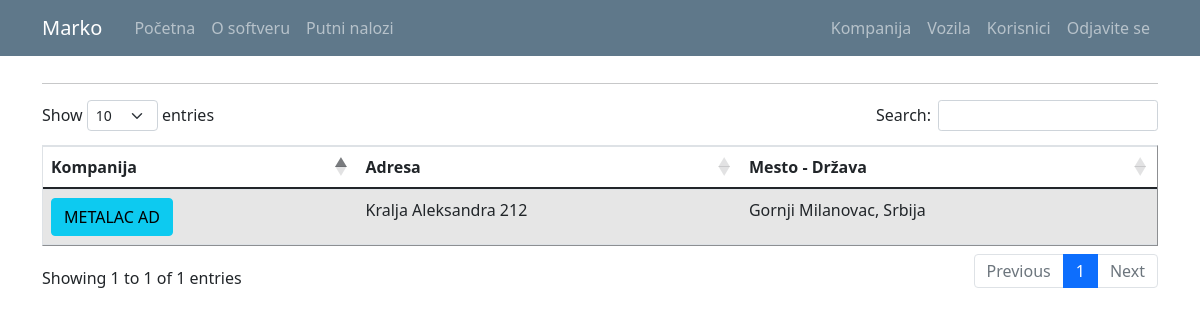
Page /company_list (signed in) on the committed database.
### putninalozi/models.py (models this page shows, shortened)
class User(db.Model, UserMixin):
    id = db.Column(db.Integer, primary_key=True)
    email = db.Column(db.String(120), unique=True, nullable=False)
    password = db.Column(db.String(60), nullable = False)
    name = db.Column(db.String(20), unique=False, nullable=False)
    surname = db.Column(db.String(20), unique=False, nullable=False)
    gender = db.Column(db.String(1)) #(0, "srednji"), (1, "muški"), (2, "ženski")
    workplace = db.Column(db.String(20), unique=False, nullable=False)
    authorization = db.Column(db.String(10), nullable = False) # ovde treba da budu tipovi korisnika: S_admin, C_admin, C_user
    company_id = db.Column(db.Integer, db.ForeignKey('company.id'), nullable=True)
    default_vehicle = db.Column(db.Integer) #kod radnika koji imaju svoj auto, da bude podrazumevana vrednost id tog vozila
    travelwarrants = db.relationship('TravelWarrant', backref='travelwarrant_user', lazy=True)

class Company(db.Model):
    id = db.Column(db.Integer, primary_key=True)
    companyname = db.Column(db.String(20), unique=True, nullable=False)
    company_address = db.Column(db.String(20), unique=False, nullable=False)
    company_address_number = db.Column(db.String(5), nullable=False)
    company_zip_code = db.Column(db.Integer, nullable=False)
    company_city = db.Column(db.String(20), unique=False, nullable=False)
    company_state = db.Column(db.String(20), unique=False, nullable=False)
    company_pib = db.Column(db.Integer, nullable=False)
    company_mb = db.Column(db.Integer, nullable=False)
    company_site = db.Column(db.String(20), unique=True, nullable=False) #vidi imali neki model tipa db.Link()
    company_mail = db.Column(db.String(120), unique=True, nullable=False)
    company_phone = db.Column(db.Integer, nullable=False)
    company_logo = db.Column(db.String(60), nullable=False)
    cashier_email = db.Column(db.String(120), unique=True, nullable=False) #mejl blagajnika koji će se koristiti kada se zatvrori nalog da pošalje pdf sa preračunatim računima i potrebnoj uplati
    CEO = db.Column(db.String(120), nullable=False) #ime i prezime direkora (osobe) koji odobrava putovanje, akontaciju ...
    users = db.relationship('User', backref='user_company', lazy=True)
    vehicles = db.relationship('Vehicle', backref='vehicle_company', lazy=True)
    travelwarrants = db.relationship('TravelWarrant', backref='travelwarrant_company', lazy=True)

### putninalozi/companys/routes.py (the view)
@companys.route("/company_list")
def company_list():
    if not current_user.is_authenticated:
        flash('Da bi ste pristupili ovoj stranici treba da budete ulogovani.', 'danger')
        return redirect(url_for('users.login'))
    companys = Company.query.all()
    return render_template('company_list.html', title='Companies', companys=companys)

### putninalozi/models.py (called while the page is built)
@login_manager.user_loader
def load_user(user_id):
    return User.query.get(int(user_id))

### putninalozi/templates/company_list.html (shortened to what this page needs)
{% extends "layout.html" %}
{% block content %}
<hr>
<table id="data" border="1" class="table table-striped">
  <thead>
    <tr>
      <th>Kompanija</th>
      <th>Adresa</th>
      <th>Mesto - Država</th>
    </tr>
  </thead>
  <tbody>
  {% if current_user.authorization == 's_admin' %}
    {% for company in companys %}
      <tr>
        <td><a class="mr-2 btn btn-info" href="{{ url_for('companys.company_profile', company_id=company.id) }}" title="Uređivanje Kompanije">{{ company.companyname }}</a></td>
        <td>{{ company.company_address }} {{ company.company_address_number }}</td>
        <td>{{ company.company_city }}, {{ company.company_state }}</td>
        <td>{{ company.company_site }} / {{ company.company_mail }} / {{ company.company_phone }}</td>
      </tr>
    {% endfor %}
  {% else %}
    {% for company in companys %}
      {% if company.companyname == current_user.user_company.companyname %}
        <tr>
          <td><a class="mr-2 btn btn-info" href="{{ url_for('companys.company_profile', company_id=company.id) }}" title="Uredđivanje Kompanije">{{ company.companyname }}</a></td>
          <td>{{ company.company_address }} {{ company.company_address_number }}</td>
          <td>{{ company.company_city }}, {{ company.company_state }}</td>
        </tr>
      {% endif %}
    {% endfor %}
  </tbody>
  {% endif %}
</table>
{% endblock content%}

### putninalozi/templates/layout.html (shortened to what this page needs)
<!doctype html>
<html lang="en">
  <head>
    <link rel="stylesheet" href="https://cdn.jsdelivr.net/npm/bootstrap@4.3.1/dist/css/bootstrap.min.css">
    <link rel="stylesheet" type="text/css" href="{{ url_for('static', filename='main.css') }}">
    <link href="https://cdn.jsdelivr.net/npm/bootstrap@5.0.1/dist/css/bootstrap.min.css" rel="stylesheet">
    <link rel="stylesheet" type="text/css" href="https://cdn.datatables.net/1.10.25/css/dataTables.bootstrap5.css">
  </head>
  <body>
    <header class="site-header">
      <nav class="navbar navbar-expand-md navbar-dark bg-steel fixed-top">
        <div class="container">
          <a class="navbar-brand mr-4" href="/">{{ current_user.name }}</a>
          <div class="collapse navbar-collapse" id="navbarToggle">
            <div class="navbar-nav mr-auto">
              {% if current_user.is_authenticated %}
                <a class="nav-item nav-link" href="{{ url_for('main.home') }}">Početna</a>
                <a class="nav-item nav-link" href="{{ url_for('main.about') }}">O softveru</a>
                <a class="nav-item nav-link" href="{{ url_for('travel_warrants.travel_warrant_list') }}">Putni nalozi</a>
              {% else %}
                <a class="nav-item nav-link" href="{{ url_for('main.home') }}">Početna</a>
                <a class="nav-item nav-link" href="{{ url_for('main.about') }}">O softveru</a>
              {% endif %}
            </div>
            <div class="navbar-nav">
              {% if current_user.is_authenticated %}
                {% if current_user.authorization == 's_admin' %}
                  <a class="nav-item nav-link" href="{{ url_for('companys.company_list') }}">Kompanija</a>
                  <a class="nav-item nav-link" href="{{ url_for('vehicles.vehicle_list') }}">Vozila</a>
                  <a class="nav-item nav-link" href="{{ url_for('users.user_list') }}">Korisnici</a>
                  <a class="nav-item nav-link" href="{{ url_for('users.logout') }}">Odjavite se</a>
                {% elif current_user.authorization == 'c_admin'%}
                  <a class="nav-item nav-link" href="{{ url_for('companys.company_list') }}">Kompanija</a>
                  <a class="nav-item nav-link" href="{{ url_for('vehicles.vehicle_list') }}">Vozila</a>
                  <a class="nav-item nav-link" href="{{ url_for('users.user_list') }}">Korisnici</a>
                  <a class="nav-item nav-link" href="{{ url_for('users.logout') }}">Odjavite se</a>
                {% else %}
                  <a class="nav-item nav-link" href="{{ url_for('users.logout') }}">Odjavite se</a>
                {% endif %}
              {% else %}
                <a class="nav-item nav-link" href="{{ url_for('users.login') }}">Prijavljivanje</a>
              {% endif %}
            </div>
          </div>
        </div>
      </nav>
    </header>
    <main role="main" class="container">
      <div class="row">
        <div class="col-md-12">
          {% block content %}{% endblock %}
        </div>
      </div>
    </main>
  </body>
</html>

### putninalozi/static/main.css (style rules this page uses)
body { background: #fafafa; color: #333333; margin-top: 5rem; }
.bg-steel { background-color: #5f788a; }
.site-header .navbar-nav .nav-link { color: #cbd5db; }

### rows in the picture
User: name "Marko"
Company: companyname "METALAC AD", company_address "Kralja Aleksandra", company_address_number "212", company_city "Gornji Milanovac", company_state "Srbija"
